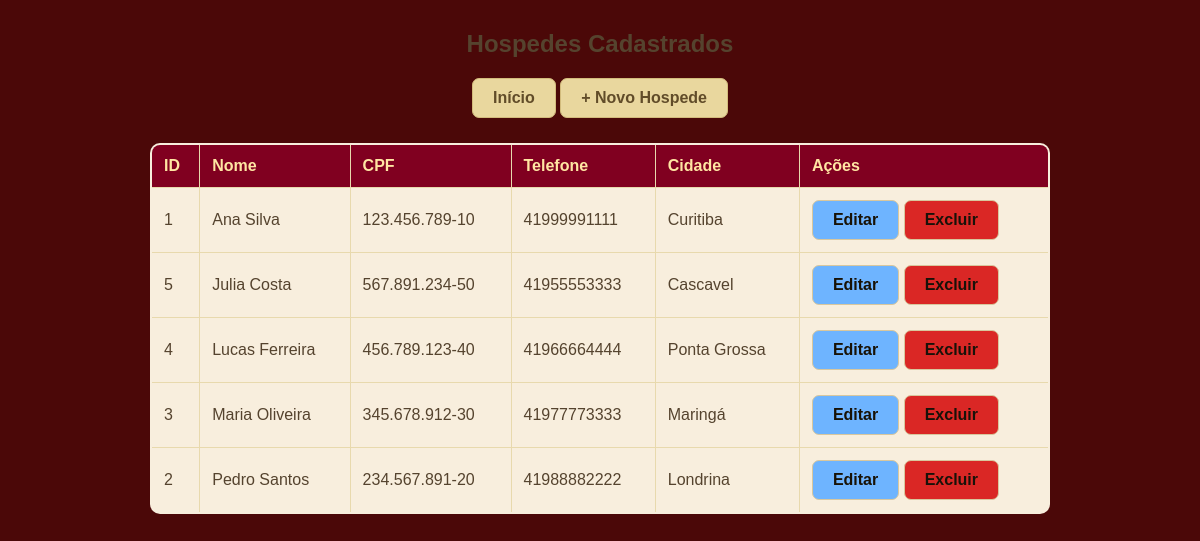
Page /Hospedes/listar_hospedes.php on the committed database.
### tables this page shows
CREATE TABLE tbHospedes (
    codigo_hospede INT AUTO_INCREMENT,
    nome_hospede VARCHAR(50) NOT NULL,
    cpf_hospede VARCHAR(14) NOT NULL,
    telefone_hospede VARCHAR(15),
    cidade_hospede VARCHAR(30),
    CONSTRAINT pk_hospedes PRIMARY KEY(codigo_hospede)
);

### Hospedes/listar_hospedes.php (the view, shortened to what this page needs)
<?php
require_once '../conexao.php';
try {
    $stmt = $pdo->prepare("SELECT * FROM tbHospedes ORDER BY nome_hospede ASC");
    $stmt->execute();
    $hospedes = $stmt->fetchAll();
} catch (PDOException $e) {
    die("Erro ao buscar seus hospedes: " . $e->getMessage());
}
?>
<!DOCTYPE html>
<html lang="pt-br">
<head>
    <link rel="stylesheet" href="../style.css">
</head>
<body>
    <h2>Hospedes Cadastrados</h2>
    <div class='mudanca'>
        <a class="btn btn-inicio" href="../index.php">Início</a>
        <a class="btn btn-novo" href="form_hospedes.php">+ Novo Hospede</a>
    </div>
    <?php if (count($hospedes) > 0): ?>
        <table>
            <thead>
                <tr>
                    <th>ID</th>
                    <th>Nome</th>
                    <th>CPF</th>
                    <th>Telefone</th>
                    <th>Cidade</th>
                    <th>Ações</th>
                </tr>
            </thead>
            <tbody>
                <?php foreach ($hospedes as $hospede): ?>
                    <tr>
                        <td><?= htmlspecialchars($hospede['codigo_hospede']) ?></td>
                        <td><?= htmlspecialchars($hospede['nome_hospede']) ?></td>
                        <td><?= htmlspecialchars($hospede['cpf_hospede']) ?></td>
                        <td><?= htmlspecialchars($hospede['telefone_hospede']) ?></td>
                        <td><?= htmlspecialchars($hospede['cidade_hospede']) ?></td>
                        <td>
                            <a class="btn btn-editar" href="form_hospedes.php?id=<?= (int)$hospede['codigo_hospede'] ?>">Editar</a>
                            <a class="btn btn-excluir" href="excluir_hospedes.php?id=<?= (int)$hospede['codigo_hospede'] ?>">Excluir</a>
                        </td>
                    </tr>
                <?php endforeach; ?>
            </tbody>
        </table>
    <?php else: ?>
        <p>Nenhum hospede encontrado.</p>
    <?php endif; ?>
</body>
</html>

### style.css (style rules this page uses)
body { font-family: Arial, sans-serif; margin: 30px; background-color: #4b0808; background-image: url("FundoNatal.png"); background-size: cover; background-position: center; background-repeat: no-repeat; background-attachment: fixed; color: #55432e; text-align: center; }
table { border-collapse: collapse; width: 100%; max-width: 900px; margin: 25px auto; background-color: rgba(255, 248, 230, 0.96); border: 2px solid #e8d9ad; border-radius: 10px; overflow: hidden; }
th, td { border: 1px solid #e8d9ad; padding: 12px; text-align: left; }
th { background-color: #800020; color: #ffe6a3; }
td { color: #55432e; }
.btn { padding: 10px 20px; border: none; border-radius: 7px; cursor: pointer; font-size: 16px; text-decoration: none; display: inline-block; transition: 0.3s; font-weight: bold; }
.btn-inicio { background-color: #e9d79e; color: #614c29; border: 1px solid #d2bb7c; }
.btn-novo { background-color: #e9d79e; color: #614c29; border: 1px solid #d2bb7c; }
.btn-editar { background-color: #6eb4ff; color: #181206; border: 1px solid #d8c79e; }
.btn-excluir { background-color: #d60303d7; color: #181209; border: 1px solid #d8c79e; }

### rows in the picture
tbhospedes: codigo_hospede "1", nome_hospede "Ana Silva", cpf_hospede "123.456.789-10", telefone_hospede "41999991111", cidade_hospede "Curitiba"
tbhospedes: codigo_hospede "5", nome_hospede "Julia Costa", cpf_hospede "567.891.234-50", telefone_hospede "41955553333", cidade_hospede "Cascavel"
tbhospedes: codigo_hospede "4", nome_hospede "Lucas Ferreira", cpf_hospede "456.789.123-40", telefone_hospede "41966664444", cidade_hospede "Ponta Grossa"
tbhospedes: codigo_hospede "3", nome_hospede "Maria Oliveira", cpf_hospede "345.678.912-30", telefone_hospede "41977773333", cidade_hospede "Maringá"
tbhospedes: codigo_hospede "2", nome_hospede "Pedro Santos", cpf_hospede "234.567.891-20", telefone_hospede "41988882222", cidade_hospede "Londrina"
